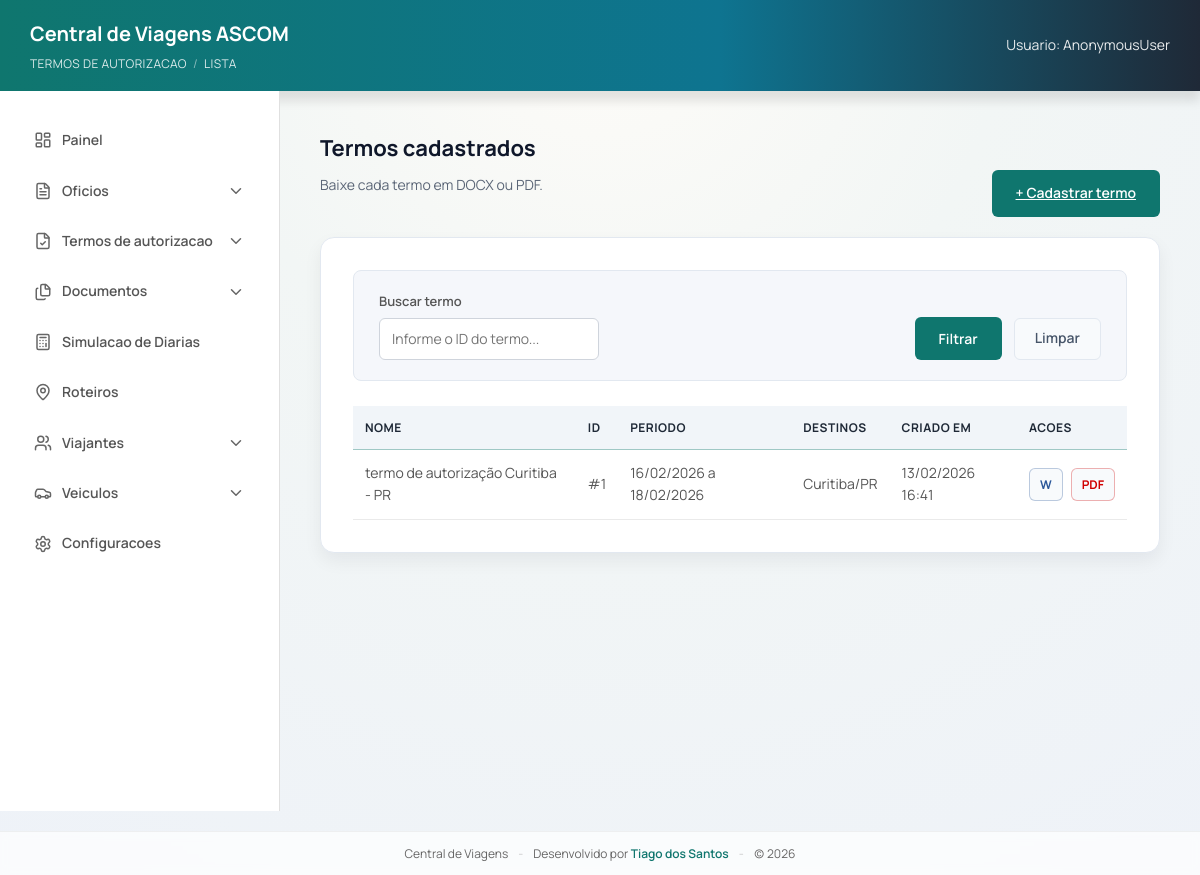
Page /termos-autorizacao/ on the earlier database version.
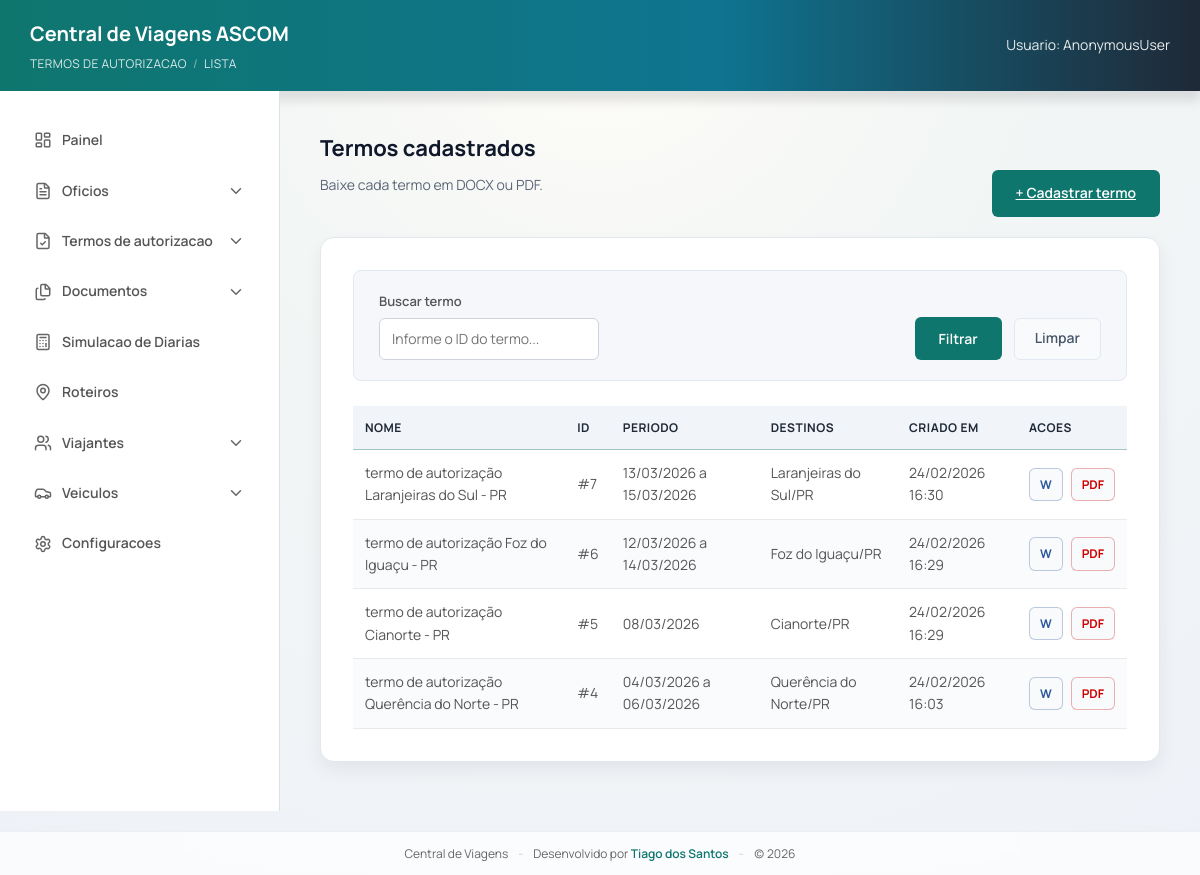
Same page on the later database version.
### viagens/models.py (models this page shows, shortened)
class TermoAutorizacao(models.Model):
    acao = models.ForeignKey(
        AcaoInstitucional,
        on_delete=models.CASCADE,
        related_name="termos",
        null=True,
        blank=True,
        verbose_name="Acao Institucional",
    )
    data_inicio = models.DateField()
    data_fim = models.DateField(null=True, blank=True)
    data_unica = models.BooleanField(default=False)
    destinos = models.JSONField(default=list, blank=True)
    created_at = models.DateTimeField(auto_now_add=True, db_index=True)
    updated_at = models.DateTimeField(auto_now=True)
    class Meta:
        verbose_name = "Termo de autorizacao"
        verbose_name_plural = "Termos de autorizacao"
        ordering = ("-created_at", "-id")

### viagens/views/_shared.py (the view)
@require_http_methods(["GET"])
def termos_autorizacao_lista(request):
    q = (request.GET.get("q") or "").strip()
    termos_qs = TermoAutorizacao.objects.all()
    if q:
        if q.isdigit():
            termos_qs = termos_qs.filter(id=int(q))
        else:
            termos_qs = termos_qs.none()
    paginator = Paginator(termos_qs, 10)
    page_obj = paginator.get_page(request.GET.get("page"))
    termos_rows: list[dict[str, object]] = []
    for termo in page_obj:
        destinos_labels = _resolve_termo_destinos_labels(termo.destinos or [])
        termos_rows.append(
            {
                "termo": termo,
                "nome": _build_termo_nome(destinos_labels),
                "periodo": _format_periodo_termo(
                    termo.data_inicio,
                    termo.data_fim,
                    termo.data_unica,
                ),
                "destinos": ", ".join(destinos_labels) if destinos_labels else "-",
            }
        )
    return render(
        request,
        "viagens/termos_autorizacao_list.html",
        {
            "q": q,
            "termos_rows": termos_rows,
            "page_obj": page_obj,
        },
    )

### viagens/context_processors.py (called while the page is built)
def mask_settings(request):
    return {
        "PROTOCOLO_MASK": getattr(settings, "PROTOCOLO_MASK", None),
        "CURRENT_YEAR": str(timezone.localdate().year),
    }

### viagens/views/_shared.py (called while the page is built)
def _format_date(date_value: str | date | None) -> str:
    if not date_value:
        return ""
    if isinstance(date_value, date):
        return date_value.strftime("%d/%m/%Y")
    try:
        return datetime.strptime(date_value, "%Y-%m-%d").strftime("%d/%m/%Y")
    except ValueError:
        return str(date_value)

def _format_trecho_local(cidade: Cidade | None, estado: Estado | None) -> str:
    if cidade and estado:
        return f"{cidade.nome}/{estado.sigla}"
    if cidade:
        return cidade.nome
    if estado:
        return estado.sigla
    return ""

def _sanitize_termo_destino_label(value: str) -> str:
    cleaned = (value or "").replace("/", " - ")
    cleaned = re.sub(r'[\\:*?"<>|]+', " ", cleaned)
    cleaned = re.sub(r"\s+", " ", cleaned).strip()
    return cleaned

### viagens/templates/viagens/termos_autorizacao_list.html (shortened to what this page needs)
{% extends "viagens/base.html" %}
{% block breadcrumb %}
  Termos de autorizacao <span class="breadcrumb-sep">/</span> Lista
{% endblock %}
{% block content %}
  <div class="page-header">
    <div>
      <h2 class="page-title">Termos cadastrados</h2>
      <p class="page-subtitle">Baixe cada termo em DOCX ou PDF.</p>
    </div>
    <div class="page-actions">
      <a class="btn-primary" href="{% url 'termo_autorizacao_cadastro' %}">+ Cadastrar termo</a>
    </div>
  </div>
  <div class="list-card">
    <div class="filter-bar">
      <form method="get" class="filter-form">
        <div class="filter-left">
          <div class="filter-group">
            <label>Buscar termo</label>
            <input type="text" name="q" value="{{ q }}" placeholder="Informe o ID do termo..." />
          </div>
        </div>
        <div class="filter-actions">
          <button type="submit" class="btn-primary" data-loading="false">
            <span class="btn-label">Filtrar</span>
          </button>
          <a href="{% url 'termos_autorizacao_lista' %}" class="btn-clear">Limpar</a>
        </div>
      </form>
    </div>
    {% if termos_rows %}
      <table class="table">
        <thead>
          <tr>
            <th>Nome</th>
            <th>ID</th>
            <th>Periodo</th>
            <th>Destinos</th>
            <th>Criado em</th>
            <th class="table-actions-header">Acoes</th>
          </tr>
        </thead>
        <tbody>
          {% for row in termos_rows %}
            <tr>
              <td>{{ row.nome }}</td>
              <td>#{{ row.termo.id }}</td>
              <td>{{ row.periodo }}</td>
              <td>{{ row.destinos }}</td>
              <td>{{ row.termo.created_at|date:"d/m/Y H:i" }}</td>
              <td class="table-actions-cell">
                <div class="table-actions table-actions--right">
                  <a class="btn-icon btn-icon--docx" href="{% url 'termo_autorizacao_download_docx' row.termo.id %}" aria-label="Baixar DOCX">W</a>
                  <a class="btn-icon btn-icon--pdf" href="{% url 'termo_autorizacao_download_pdf' row.termo.id %}" aria-label="Baixar PDF">PDF</a>
                </div>
              </td>
            </tr>
          {% endfor %}
        </tbody>
      </table>
    {% endif %}
  </div>
{% endblock %}

Differences in the rows shown:
removed TermoAutorizacao: nome "termo de autorização Curitiba - PR", termo.id "1", periodo "16/02/2026 a 18/02/2026", destinos "Curitiba/PR", termo.created_at "13/02/2026 16:41"
added TermoAutorizacao: nome "termo de autorização Laranjeiras do Sul - PR", termo.id "7", periodo "13/03/2026 a 15/03/2026", destinos "Laranjeiras do Sul/PR", termo.created_at "24/02/2026 16:30"
added TermoAutorizacao: nome "termo de autorização Foz do Iguaçu - PR", termo.id "6", periodo "12/03/2026 a 14/03/2026", destinos "Foz do Iguaçu/PR", termo.created_at "24/02/2026 16:29"
added TermoAutorizacao: nome "termo de autorização Cianorte - PR", termo.id "5", periodo "08/03/2026", destinos "Cianorte/PR", termo.created_at "24/02/2026 16:29"
added TermoAutorizacao: nome "termo de autorização Querência do Norte - PR", termo.id "4", periodo "04/03/2026 a 06/03/2026", destinos "Querência do Norte/PR", termo.created_at "24/02/2026 16:03"
